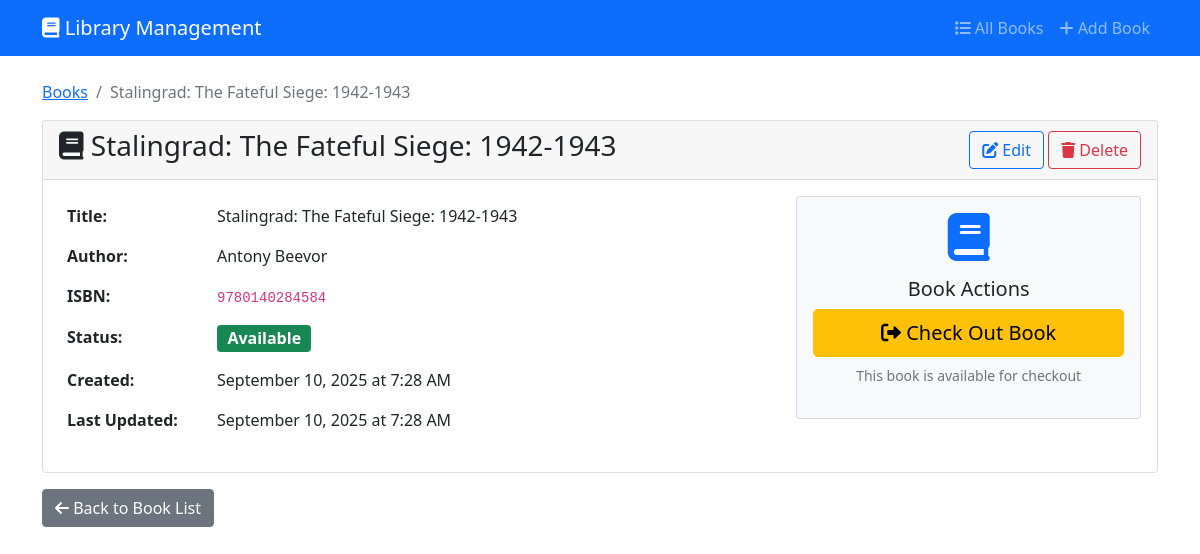
Screenshot of /book/1/ with the database file from the repository.
### student/models.py (models this page shows, shortened)
class LibraryBook(models.Model):
    title = models.CharField(max_length=200)
    author = models.CharField(max_length=100)
    isbn = models.CharField(
        max_length=13,
        unique=True,
        validators=[RegexValidator( # stackoverflow will diss the crap out of you but give the best answers
            regex=r'^\d{13}$',
            message='ISBN must be exactly 13 digits'
        )]
    )
    is_checked_out = models.BooleanField(default=False)
    due_date = models.DateTimeField(null=True, blank=True)
    created_at = models.DateTimeField(auto_now_add=True)
    updated_at = models.DateTimeField(auto_now=True)
    class Meta:
        ordering = ['title']

### student/views.py (the view)
# urls.py: path('book/<int:pk>/', views.book_detail, name='book_detail'),
def book_detail(request, pk):
    book = get_object_or_404(LibraryBook, pk=pk)
    return render(request, 'student/book_detail.html', {'book': book})

### student/templates/student/book_detail.html (shortened to what this page needs)
{% extends 'student/base.html' %}
{% block content %}
<div class="row">
    <div class="col-12">
        <nav aria-label="breadcrumb">
            <ol class="breadcrumb">
                <li class="breadcrumb-item"><a href="{% url 'book_list' %}">Books</a></li>
                <li class="breadcrumb-item active">{{ book.title }}</li>
            </ol>
        </nav>
        <div class="card">
            <div class="card-header d-flex justify-content-between align-items-center">
                <h3><i class="fas fa-book"></i> {{ book.title }}</h3>
                <div>
                    <a href="{% url 'book_update' book.pk %}" class="btn btn-outline-primary">
                        <i class="fas fa-edit"></i> Edit
                    </a>
                    <a href="{% url 'book_delete' book.pk %}" class="btn btn-outline-danger">
                        <i class="fas fa-trash"></i> Delete
                    </a>
                </div>
            </div>
            <div class="card-body">
                <div class="row">
                    <div class="col-md-8">
                        <table class="table table-borderless">
                            <tr>
                                <th width="150">Title:</th>
                                <td>{{ book.title }}</td>
                            </tr>
                            <tr>
                                <th>Author:</th>
                                <td>{{ book.author }}</td>
                            </tr>
                            <tr>
                                <th>ISBN:</th>
                                <td><code>{{ book.isbn }}</code></td>
                            </tr>
                            <tr>
                                <th>Status:</th>
                                <td>
                                    {% if book.is_checked_out %}
                                        <span class="badge bg-danger fs-6">Checked Out</span>
                                    {% else %}
                                        <span class="badge bg-success fs-6">Available</span>
                                    {% endif %}
                                </td>
                            </tr>
                            <tr>
                                <th>Created:</th>
                                <td>{{ book.created_at|date:"F d, Y \a\t g:i A" }}</td>
                            </tr>
                            <tr>
                                <th>Last Updated:</th>
                                <td>{{ book.updated_at|date:"F d, Y \a\t g:i A" }}</td>
                            </tr>
                        </table>
                    </div>
                    <div class="col-md-4">
                        <div class="card bg-light">
                            <div class="card-body text-center">
                                <i class="fas fa-book fa-3x text-primary mb-3"></i>
                                <h5>Book Actions</h5>
                                {% if book.is_checked_out %}
                                    <a href="{% url 'book_return' book.pk %}" class="btn btn-success btn-lg w-100 mb-2">
                                        <i class="fas fa-undo"></i> Return Book
                                    </a>
                                    <p class="text-muted small">This book is currently checked out</p>
                                {% else %}
                                    <a href="{% url 'book_checkout' book.pk %}" class="btn btn-warning btn-lg w-100 mb-2">
                                        <i class="fas fa-sign-out-alt"></i> Check Out Book
                                    </a>
                                    <p class="text-muted small">This book is available for checkout</p>
                                {% endif %}
                            </div>
                        </div>
                    </div>
                </div>
            </div>
        </div>
        <div class="mt-3">
            <a href="{% url 'book_list' %}" class="btn btn-secondary">
                <i class="fas fa-arrow-left"></i> Back to Book List
            </a>
        </div>
    </div>
</div>
{% endblock %}

### rows the page displays
LibraryBook: title "Stalingrad: The Fateful Siege: 1942-1943", author "Antony Beevor", isbn "9780140284584", created_at "September 10, 2025 at 7:28 AM", updated_at "September 10, 2025 at 7:28 AM"
